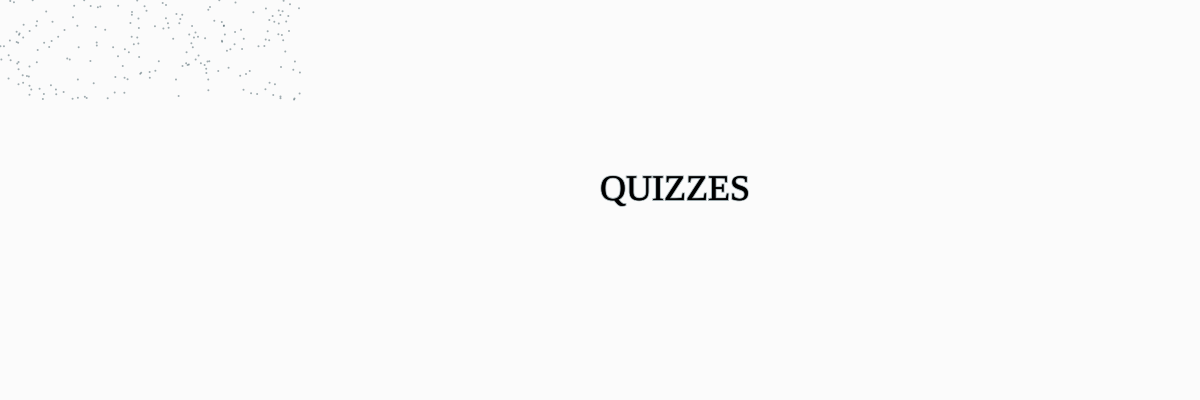
Frame 1 (no input)
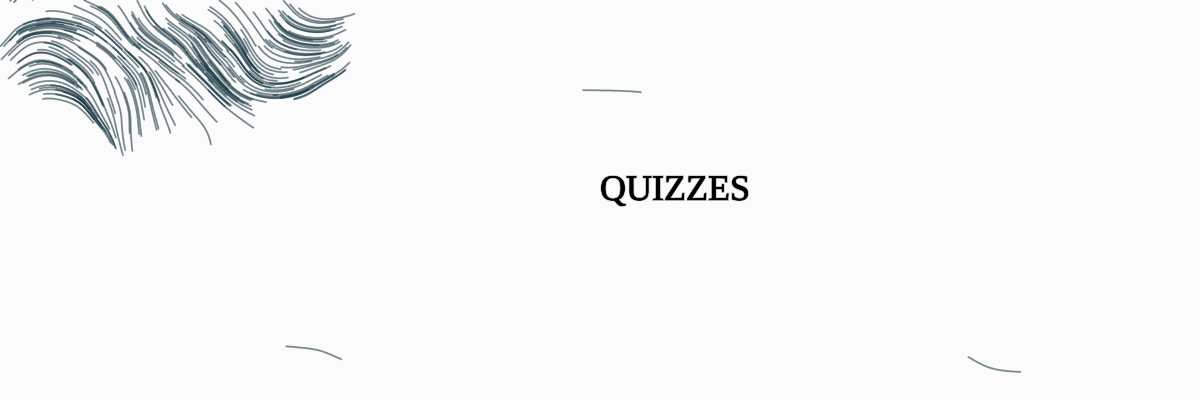
Frame 60 (no input)
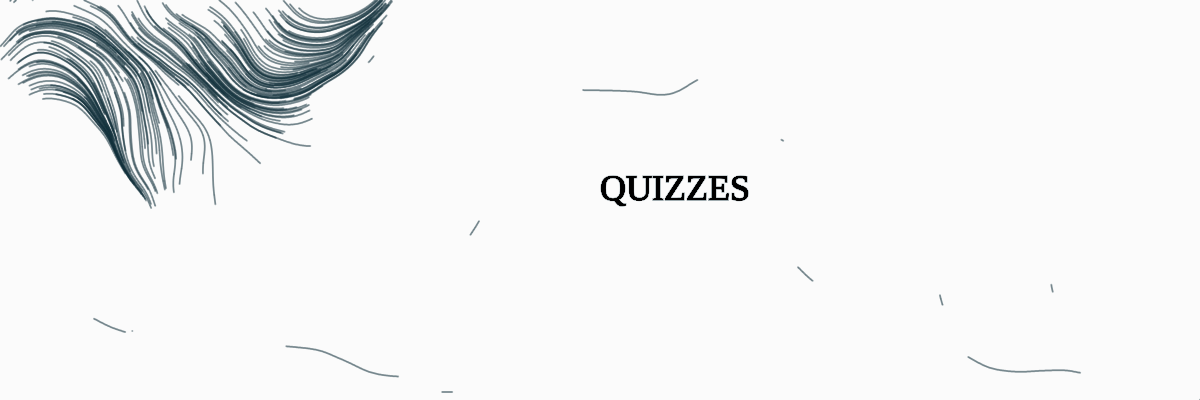
Frame 120 (the mouse pressed at the canvas centre since frame 60)

The p5.js sketch that drew these frames (run headless with seeded random() and noise() and a simulated clock; from frame 60 on, the mouse is pressed at the canvas centre):

// p5.js sketch
// ── sketch.js
let particles = [];
const num = 200;

const noiseScale = 0.01/2;

function setup() {
  createCanvas(windowWidth, 400);
  for(let i = 0; i < num; i ++) {
    particles.push(createVector(random(width/4), random(height/4)));
  }
  background(50,5);
  strokeWeight(2);
  stroke(20,50,61,100);
  textFont('bebas');
  textSize(36);
  text("QUIZZES",width/2,height/2);
}

function draw() {
 //background(50,5);
  for(let i = 0; i < num; i ++) {
    let p = particles[i];
    
    //position
    point(p.x, p.y);
    let n = noise(p.x * noiseScale, p.y * noiseScale, frameCount * noiseScale * noiseScale);
    let a = TAU * n;
    p.x -= cos(a);
    p.y += sin(a);
    if(!onScreen(p)) {
      
      
      p.x = random(width);
      p.y = random(height);
      noStroke();
    textSize(36);
  text("QUIZZES",width/2,height/2);
      strokeWeight(2);
      stroke(20,50,61,100);
    }
  }
}

function mouseReleased() {
  noiseSeed(millis());
}

function onScreen(v) {
  return v.x >= 0 && v.x <= width && v.y >= 0 && v.y <= height;
}

//reference: https://editor.p5js.org/pk2785/sketches/SUdcAxAIE
